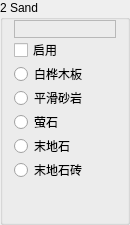
                 <widget class="QGroupBox" name="Base02">
                  <property name="sizePolicy">
                   <sizepolicy hsizetype="Fixed" vsizetype="Preferred">
                    <horstretch>0</horstretch>
                    <verstretch>0</verstretch>
                   </sizepolicy>
                  </property>
                  <property name="minimumSize">
                   <size>
                    <width>130</width>
                    <height>0</height>
                   </size>
                  </property>
                  <property name="maximumSize">
                   <size>
                    <width>130</width>
                    <height>16777215</height>
                   </size>
                  </property>
                  <property name="autoFillBackground">
                   <bool>true</bool>
                  </property>
                  <property name="title">
                   <string>2 Sand</string>
                  </property>
                  <property name="flat">
                   <bool>false</bool>
                  </property>
                  <layout class="QVBoxLayout" name="verticalLayout_14">
                   <property name="spacing">
                    <number>0</number>
                   </property>
                   <property name="topMargin">
                    <number>0</number>
                   </property>
                   <property name="bottomMargin">
                    <number>0</number>
                   </property>
                   <item>
                    <widget class="QLabel" name="Color02">
                     <property name="font">
                      <font>
                       <family>微软雅黑</family>
                       <pointsize>9</pointsize>
                      </font>
                     </property>
                     <property name="frameShape">
                      <enum>QFrame::StyledPanel</enum>
                     </property>
                     <property name="text">
                      <string/>
                     </property>
                    </widget>
                   </item>
                   <item>
                    <widget class="QCheckBox" name="Enable02">
                     <property name="text">
                      <string>启用</string>
                     </property>
                    </widget>
                   </item>
                   <item>
                    <widget class="QRadioButton" name="is02BirchPlanks">
                     <property name="text">
                      <string>白桦木板</string>
                     </property>
                     <property name="icon">
                      <iconset resource="../BlockTextures.qrc">
                       <normaloff>:/new/Textures/Slope/block/birch_planks.png</normaloff>:/new/Textures/Slope/block/birch_planks.png</iconset>
                     </property>
                    </widget>
                   </item>
                   <item>
                    <widget class="QRadioButton" name="is02SmoothSandstone">
                     <property name="text">
                      <string>平滑砂岩</string>
                     </property>
                     <property name="icon">
                      <iconset resource="../BlockTextures.qrc">
                       <normaloff>:/new/Textures/Slope/block/sandstone_top.png</normaloff>:/new/Textures/Slope/block/sandstone_top.png</iconset>
                     </property>
                    </widget>
                   </item>
                   <item>
                    <widget class="QRadioButton" name="is02Glowstone">
                     <property name="text">
                      <string>萤石</string>
                     </property>
                     <property name="icon">
                      <iconset resource="../BlockTextures.qrc">
                       <normaloff>:/new/Textures/Slope/block/glowstone.png</normaloff>:/new/Textures/Slope/block/glowstone.png</iconset>
                     </property>
                    </widget>
                   </item>
                   <item>
                    <widget class="QRadioButton" name="is02EndStone">
                     <property name="text">
                      <string>末地石</string>
                     </property>
                     <property name="icon">
                      <iconset resource="../BlockTextures.qrc">
                       <normaloff>:/new/Textures/Slope/block/end_stone.png</normaloff>:/new/Textures/Slope/block/end_stone.png</iconset>
                     </property>
                    </widget>
                   </item>
                   <item>
                    <widget class="QRadioButton" name="is02EndBricks">
                     <property name="text">
                      <string>末地石砖</string>
                     </property>
                     <property name="icon">
                      <iconset resource="../BlockTextures.qrc">
                       <normaloff>:/new/Textures/Slope/block/end_stone_bricks.png</normaloff>:/new/Textures/Slope/block/end_stone_bricks.png</iconset>
                     </property>
                    </widget>
                   </item>
                   <item>
                    <spacer name="verticalSpacer_11">
                     <property name="orientation">
                      <enum>Qt::Vertical</enum>
                     </property>
                     <property name="sizeHint" stdset="0">
                      <size>
                       <width>20</width>
                       <height>40</height>
                      </size>
                     </property>
                    </spacer>
                   </item>
                  </layout>
                 </widget>
